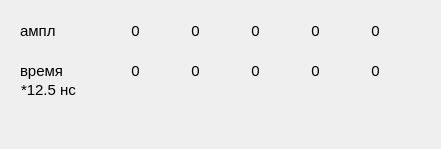
<?xml version="1.0" encoding="UTF-8"?>
<ui version="4.0">
 <class>DialAmplTime</class>
 <widget class="QDialog" name="DialAmplTime">
  <property name="geometry">
   <rect>
    <x>0</x>
    <y>0</y>
    <width>441</width>
    <height>149</height>
   </rect>
  </property>
  <property name="minimumSize">
   <size>
    <width>441</width>
    <height>149</height>
   </size>
  </property>
  <property name="maximumSize">
   <size>
    <width>441</width>
    <height>149</height>
   </size>
  </property>
  <property name="windowTitle">
   <string>Амплитуды и времена</string>
  </property>
  <widget class="QLabel" name="label_ampl">
   <property name="geometry">
    <rect>
     <x>20</x>
     <y>10</y>
     <width>51</width>
     <height>41</height>
    </rect>
   </property>
   <property name="font">
    <font>
     <pointsize>11</pointsize>
    </font>
   </property>
   <property name="text">
    <string>ампл</string>
   </property>
  </widget>
  <widget class="QLabel" name="label_time">
   <property name="geometry">
    <rect>
     <x>20</x>
     <y>50</y>
     <width>51</width>
     <height>41</height>
    </rect>
   </property>
   <property name="font">
    <font>
     <pointsize>11</pointsize>
    </font>
   </property>
   <property name="text">
    <string>время</string>
   </property>
  </widget>
  <widget class="QLabel" name="label_ampl_0">
   <property name="geometry">
    <rect>
     <x>110</x>
     <y>10</y>
     <width>51</width>
     <height>41</height>
    </rect>
   </property>
   <property name="font">
    <font>
     <pointsize>11</pointsize>
    </font>
   </property>
   <property name="text">
    <string>0</string>
   </property>
   <property name="alignment">
    <set>Qt::AlignCenter</set>
   </property>
  </widget>
  <widget class="QLabel" name="label_ampl_1">
   <property name="geometry">
    <rect>
     <x>170</x>
     <y>10</y>
     <width>51</width>
     <height>41</height>
    </rect>
   </property>
   <property name="font">
    <font>
     <pointsize>11</pointsize>
    </font>
   </property>
   <property name="text">
    <string>0</string>
   </property>
   <property name="alignment">
    <set>Qt::AlignCenter</set>
   </property>
  </widget>
  <widget class="QLabel" name="label_ampl_2">
   <property name="geometry">
    <rect>
     <x>230</x>
     <y>10</y>
     <width>51</width>
     <height>41</height>
    </rect>
   </property>
   <property name="font">
    <font>
     <pointsize>11</pointsize>
    </font>
   </property>
   <property name="text">
    <string>0</string>
   </property>
   <property name="alignment">
    <set>Qt::AlignCenter</set>
   </property>
  </widget>
  <widget class="QLabel" name="label_ampl_3">
   <property name="geometry">
    <rect>
     <x>290</x>
     <y>10</y>
     <width>51</width>
     <height>41</height>
    </rect>
   </property>
   <property name="font">
    <font>
     <pointsize>11</pointsize>
    </font>
   </property>
   <property name="text">
    <string>0</string>
   </property>
   <property name="alignment">
    <set>Qt::AlignCenter</set>
   </property>
  </widget>
  <widget class="QLabel" name="label_ampl_4">
   <property name="geometry">
    <rect>
     <x>350</x>
     <y>10</y>
     <width>51</width>
     <height>41</height>
    </rect>
   </property>
   <property name="font">
    <font>
     <pointsize>11</pointsize>
    </font>
   </property>
   <property name="text">
    <string>0</string>
   </property>
   <property name="alignment">
    <set>Qt::AlignCenter</set>
   </property>
  </widget>
  <widget class="QLabel" name="label_time_0">
   <property name="geometry">
    <rect>
     <x>110</x>
     <y>50</y>
     <width>51</width>
     <height>41</height>
    </rect>
   </property>
   <property name="font">
    <font>
     <pointsize>11</pointsize>
    </font>
   </property>
   <property name="text">
    <string>0</string>
   </property>
   <property name="alignment">
    <set>Qt::AlignCenter</set>
   </property>
  </widget>
  <widget class="QLabel" name="label_time_1">
   <property name="geometry">
    <rect>
     <x>170</x>
     <y>50</y>
     <width>51</width>
     <height>41</height>
    </rect>
   </property>
   <property name="font">
    <font>
     <pointsize>11</pointsize>
    </font>
   </property>
   <property name="text">
    <string>0</string>
   </property>
   <property name="alignment">
    <set>Qt::AlignCenter</set>
   </property>
  </widget>
  <widget class="QLabel" name="label_time_2">
   <property name="geometry">
    <rect>
     <x>230</x>
     <y>50</y>
     <width>51</width>
     <height>41</height>
    </rect>
   </property>
   <property name="font">
    <font>
     <pointsize>11</pointsize>
    </font>
   </property>
   <property name="text">
    <string>0</string>
   </property>
   <property name="alignment">
    <set>Qt::AlignCenter</set>
   </property>
  </widget>
  <widget class="QLabel" name="label_time_3">
   <property name="geometry">
    <rect>
     <x>290</x>
     <y>50</y>
     <width>51</width>
     <height>41</height>
    </rect>
   </property>
   <property name="font">
    <font>
     <pointsize>11</pointsize>
    </font>
   </property>
   <property name="text">
    <string>0</string>
   </property>
   <property name="alignment">
    <set>Qt::AlignCenter</set>
   </property>
  </widget>
  <widget class="QLabel" name="label_time_4">
   <property name="geometry">
    <rect>
     <x>350</x>
     <y>50</y>
     <width>51</width>
     <height>41</height>
    </rect>
   </property>
   <property name="font">
    <font>
     <pointsize>11</pointsize>
    </font>
   </property>
   <property name="text">
    <string>0</string>
   </property>
   <property name="alignment">
    <set>Qt::AlignCenter</set>
   </property>
  </widget>
  <widget class="QLabel" name="label_time_5">
   <property name="geometry">
    <rect>
     <x>21</x>
     <y>80</y>
     <width>61</width>
     <height>20</height>
    </rect>
   </property>
   <property name="font">
    <font>
     <pointsize>11</pointsize>
    </font>
   </property>
   <property name="text">
    <string>*12.5 нс</string>
   </property>
  </widget>
 </widget>
 <layoutdefault spacing="6" margin="11"/>
 <resources/>
 <connections/>
</ui>
